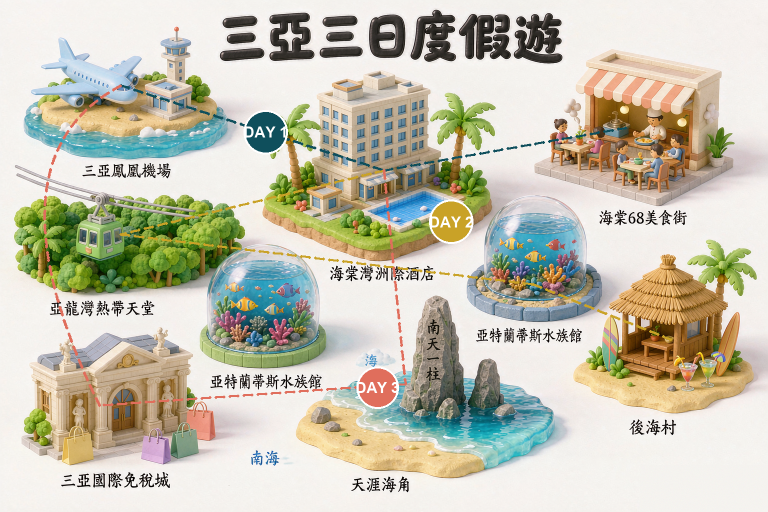
#> input picture sanya/assets/cartoon-preview/backup/H_iso_no_wm.png, 1536 x 1024 px (shown at 1/2 size)
$ python restyle_day1_tag.py
#> lines starting #> are read from the running program, lines starting #| are printed output that depends on the picture; after the words box and inside, x2 and y2 are one past the last pixel; in counts of white or black regions, pixels touching at a corner belong together
# -*- coding: utf-8 -*-
"""DAY 1 標籤重製 v5（final）：
1) 洋蔥剝皮 inpainting 抹掉扁平標籤與溢出文字（顏色由周圍自然延續，無接縫）
2) 取 DAY 2 圓碟（逐列水平內插去字 → 逐像素珊瑚 LUT）縮放對位貼入
3) 文字置中（修正 textbbox 原點 bug）
"""
from PIL import Image, ImageDraw, ImageFont, ImageFilter
import numpy as np

im = Image.open('backup/H_iso_no_wm.png').convert('RGB')
#> im is the input picture: PIL image 1536x1024 RGB; mean R, G, B 197.2, 194.5, 177.2
arr = np.array(im).astype(np.float64)


def dilate(m, it):
    for _ in range(it):
        n = m.copy()
        n[1:, :] |= m[:-1, :]; n[:-1, :] |= m[1:, :]
        n[:, 1:] |= m[:, :-1]; n[:, :-1] |= m[:, 1:]
        m = n
    return m


# ---- 1) 建立待清除遮罩：扁平標籤 pill ＋ 溢出的白字 ----
pill = np.zeros(arr.shape[:2], dtype=bool)
pill[322:369, 1035:1144] = True            # rounded rect 外接框（含角）
# 白字溢出部分（x > 1143）
pill[343:364, 1143:1162] = True
# 洋蔥剝皮 inpaint
known = ~pill
for _ in range(60):
    hole = pill & ~known
    if not hole.any():
        break
    kn = known.astype(np.float64)
    cnt = kn.copy()
    acc = arr * kn[..., None]
    nsum = np.zeros_like(cnt)
    for dy, dx in ((1, 0), (-1, 0), (0, 1), (0, -1), (1, 1), (1, -1), (-1, 1), (-1, -1)):
        acc += np.roll(np.roll(arr * kn[..., None], dy, 0), dx, 1)
        nsum += np.roll(np.roll(kn, dy, 0), dx, 1)
    fillable = hole & (nsum > 0)
    avg = acc / np.maximum(nsum, 1)[..., None]
    arr[fillable] = avg[fillable]
    known = known | fillable
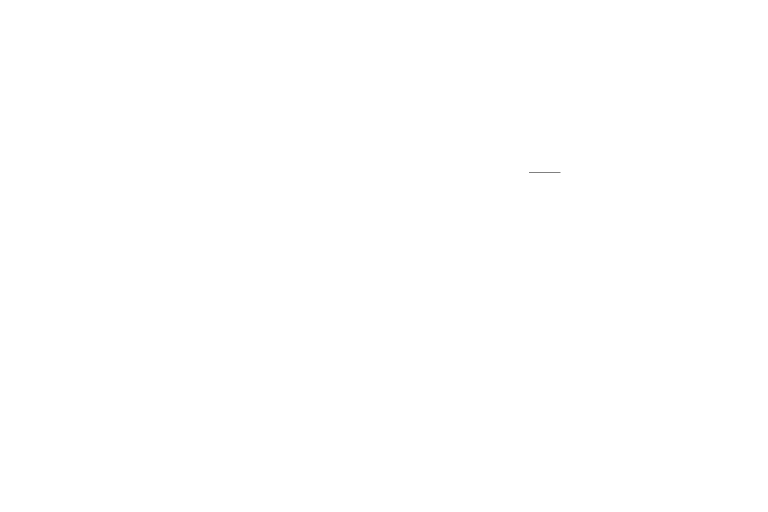
#> kn: shape (1024, 1536) float64 (shown at 1/2 size); values 0 (black) and 1 (white), 100% white; black in thin lines or dots, all inside (x1, y1, x2, y2) = (1058, 345, 1121, 346)
#> known: shape (1024, 1536) bool; every value is 1
print('inpainted px done')

# ---- 2) 珊瑚黏土 LUT ----
dots = np.concatenate([
    arr[410:442, 900:940].reshape(-1, 3),
    arr[418:442, 1035:1068].reshape(-1, 3),
])
#> dots = 2072 rows, first 8: [201, 162, 39], [201, 162, 39], [201, 162, 39], [201, 162, 39], [201, 162, 39], [201, 162, 39], [201, 162, 39], [201, 162, 39]
r, g, b = dots[..., 0], dots[..., 1], dots[..., 2]
#> r = 2072 values, max 255 at index 26, min 81 at index 1603, mean 196.6; g = 2072 values, max 255 at index 26, min 124 at index 32, mean 184; b = 2072 values, max 255 at index 26, min 29 at index 32, mean 124
cm = (r > 185) & (r - g > 32) & (g < 215) & (b < 200)
dots = dots[cm]
#> dots = 1031 rows, first 8: [201, 162, 39], [201, 162, 39], [201, 162, 39], [201, 162, 39], [201, 162, 39], [201, 162, 39], [201, 162, 39], [201, 162, 39]
lum = dots.mean(axis=1)
#> lum = 1031 values, max 152 at index 840, min 134 at index 0, mean 134.1
order = np.argsort(lum)
#> order = 1031 values, max 1030 at index 658, min 0 at index 343, mean 515
dots, lum = dots[order], lum[order]
#> lum = 1031 values from 134 to 152
bins = np.linspace(lum.min(), lum.max(), 25)
#> bins = 25 values from 134 to 152
lut_lum, lut_rgb = [], []
for i in range(24):
    m = (lum >= bins[i]) & (lum <= bins[i + 1])
    if m.sum() >= 3:
        lut_lum.append(lum[m].mean())
        lut_rgb.append(dots[m].mean(axis=0))
#> after the loop, lut_lum = [134]; lut_rgb = [[201, 162, 39]]
lut_lum = np.array(lut_lum)
lut_rgb = np.array(lut_rgb)


def lut_apply(px):
    l = np.clip(px.mean(axis=-1), lut_lum.min(), lut_lum.max())
    idx = np.clip(np.searchsorted(lut_lum, l) - 1, 0, len(lut_lum) - 1)
    frac = np.clip((l - lut_lum[idx]) / (lut_lum[idx + 1] - lut_lum[idx] + 1e-6), 0, 1)[..., None]
    return lut_rgb[idx] * (1 - frac) + lut_rgb[np.minimum(idx + 1, len(lut_lum) - 1)] * frac


# ---- 3) 取 DAY 2 圓碟、去字、轉色 ----
SX0, SY0, SX1, SY1 = 964, 506, 1092, 596
src = arr[SY0:SY1, SX0:SX1].copy()
smask = src[..., 1] > src[..., 0] + 8
#> smask: shape (90, 128) bool; 47.2% white; 18 white regions (12 under 20 px), largest, box (x1, y1, x2, y2) and area: (7, 0, 128, 90) 4866, (2, 53, 69, 90) 323, (115, 0, 128, 10) 77, (0, 24, 5, 43) 57, (49, 62, 57, 69) 41, (0, 84, 10, 90) 36
eys, exs = np.nonzero(smask)
#> eys = 5441 values from 0 to 89; exs = 5441 values, max 127 at index 96, min 0 at index 2101, mean 72.41
ecy_f, ecx_f = (eys.min() + eys.max()) / 2, (exs.min() + exs.max()) / 2
#> ecy_f = 44.5; ecx_f = 63.5
plum = src.mean(axis=-1)
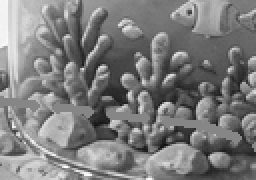
#> plum: shape (90, 128) float64 (shown 2 times larger); min 17.67, max 255, mean 124.6
mx = src.max(axis=-1); mn = src.min(axis=-1)
#> after `mx = src.max(axis=-1)`:
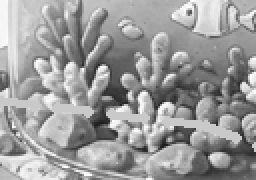
#> mx: shape (90, 128) float64 (shown 2 times larger); min 26, max 255, mean 154.8
#> after `mn = src.min(axis=-1)`:
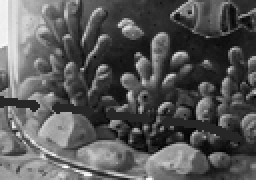
#> mn: shape (90, 128) float64 (shown 2 times larger); min 0, max 255, mean 88.4
txt = (plum > 220) & ((mx - mn) < 58)
#> txt: shape (90, 128) bool; 2% white; 28 white regions (27 under 20 px), largest, box (x1, y1, x2, y2) and area: (0, 0, 8, 35) 173
txt = dilate(txt, 4) & dilate(smask, 1)     # 4px 涵蓋原字投影
#> after the loop in dilate, `for _ in range(it):`: n: shape (90, 128) bool; 12.6% white; 13 white regions, largest, box (x1, y1, x2, y2) and area: (2, 57, 50, 90) 503, (0, 0, 12, 39) 421, (55, 8, 69, 19) 83
#> the loop in dilate (call 2), `for _ in range(it):` made 1 pass
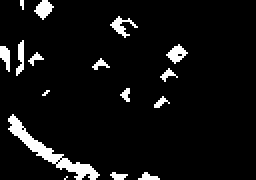
#> txt: shape (90, 128) bool (shown 2 times larger); 6.3% white; 16 white regions (3 under 20 px), largest, box (x1, y1, x2, y2) and area: (4, 57, 50, 90) 299, (17, 0, 27, 10) 57, (83, 22, 94, 32) 56
for row in range(src.shape[0]):
    rm = txt[row]
    if not rm.any():
        continue
    xs = np.nonzero(rm)[0]
    splits = np.nonzero(np.diff(xs) > 1)[0]
    for run in np.split(xs, splits + 1):
        x_a, x_b = run[0] - 1, run[-1] + 1
        ca = src[row, max(x_a, 0)]
        cb = src[row, min(x_b, src.shape[1] - 1)]
        n = len(run)
        for i, x in enumerate(run):
            t = (i + 1) / (n + 1)
            src[row, x] = ca * (1 - t) + cb * t
#> this loop made 90 passes
#> (xs, splits) on passes 1, 2, 3, 4, 5, 9, 10, 12, 13, 14, 23, 24: ([10, 11, 21, 22, 23], [1]), ([10, 11, 20, 21, 22, 23, 24], [1]), ([10, 11, 19, 20, 21, 22, 23, 24, 25], [1]), ([11, 18, 19, 20, 21, 22, 23, 24, 25, 26], [0]), ([11, 18, 19, 20, 21, 22, 23, 24, 25], [0]), ([20, 21, 22, 59], [2]), ([21, 58, 59, 60, 64], [0, 3]), ([56, 57, 58, 59, 60, 65, 66], [4]), ([55, 56, 57, 58, 59, 66, 67], [4]), ([56, 57, 58, 59, 60, 61, 67, 68], [5]), ([9, 10, 11, 89], [2]), ([0, 1, 2, 9, 10, 11, 87, 88, 89, 90], [2, 5])
#> xs on passes 6, 7, 8, 11, 15, 16: [17, 18, 19, 20, 21, 22, 23, 24, 25], [18, 19, 20, 21, 22, 23, 24], [19, 20, 21, 22, 23], [57, 58, 59, 60, 61, 62, 63, 64, 65], [57, 58, 59, 60, 61, 62], [58, 59, 60, 61]
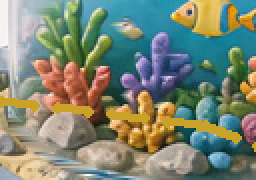
#> src: shape (90, 128, 3) float64 (shown 2 times larger); mean R, G, B 124, 134, 115.7
gr = src[..., 1] > src[..., 0] + 6
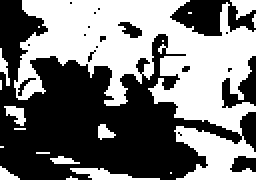
#> gr: shape (90, 128) bool (shown 2 times larger); 47.4% white; 18 white regions (10 under 20 px), largest, box (x1, y1, x2, y2) and area: (7, 0, 128, 90) 4991, (35, 84, 80, 90) 126, (115, 0, 128, 10) 78
src[gr] = np.clip(lut_apply(src[gr]), 0, 255)
#> in lut_apply, `l = np.clip(px.mean(axis=-1), lut_lum.min(), lut_lum.max())`: l = 5459 values from 134 to 134
#> in lut_apply, `idx = np.clip(np.searchsorted(lut_lum, l) - 1, 0, len(lut_lum) - 1)`: idx = 5459 values from 0 to 0
#> (the run stopped early here; a loop or call above may not have finished)

$ run again, with sanya/assets/cartoon-preview/backup/A_Japanese_ukiyo_e_woodblock_p_2026-10-02T17-02-02.png copied over sanya/assets/cartoon-preview/backup/H_iso_no_wm.png
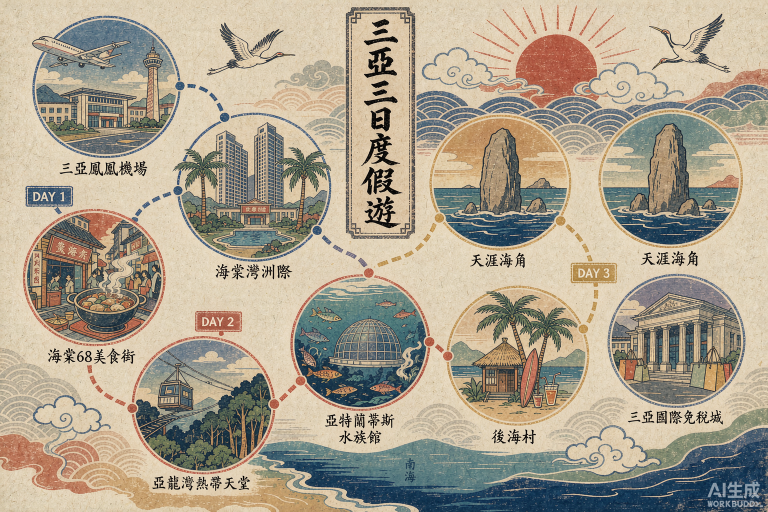
#> input picture sanya/assets/cartoon-preview/backup/A_Japanese_ukiyo_e_woodblock_p_2026-10-02T17-02-02.png, 1536 x 1024 px (shown at 1/2 size)
#> im is the input picture: PIL image 1536x1024 RGB; mean R, G, B 171.1, 160.8, 142.1
#> the loop `for _ in range(60):` made 25 passes
#> pass 2, `avg = acc / np.maximum(nsum, 1)[..., None]`:
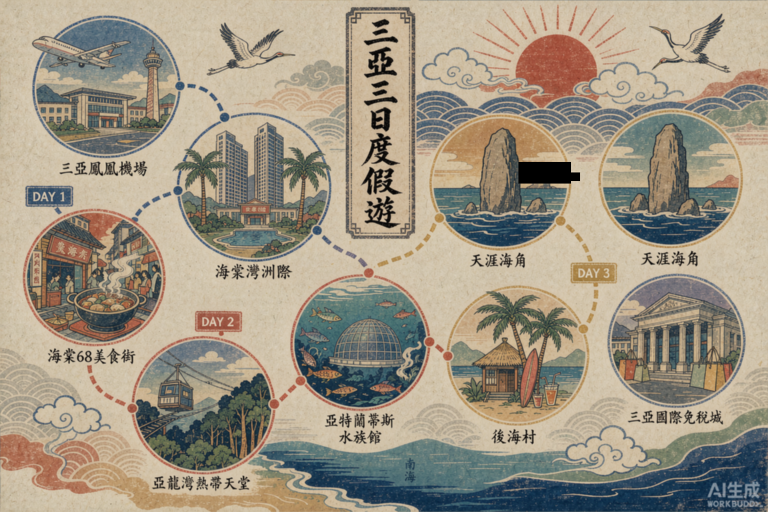
#> avg: shape (1024, 1536, 3) float64 (shown at 1/2 size); mean R, G, B 191.8, 180.3, 159.5; drawn with min black and max white
#> `dots = np.concatenate([ arr[410:442, 900:940].reshape(-1, 3), arr[418:..`: dots = 2072 rows, first 8: [91, 126, 122], [88, 122, 119], [85, 116, 116], [78, 108, 110], [83, 115, 116], [79, 114, 114], [83, 117, 117], [84, 118, 118]
#> r = 2072 values, max 249 at index 651, min 15 at index 1741, mean 111.3; g = 2072 values, max 233 at index 651, min 22 at index 1482, mean 120.7; b = 2072 values, max 196 at index 651, min 35 at index 1482, mean 118
#> `dots = dots[cm]`: dots = empty array
